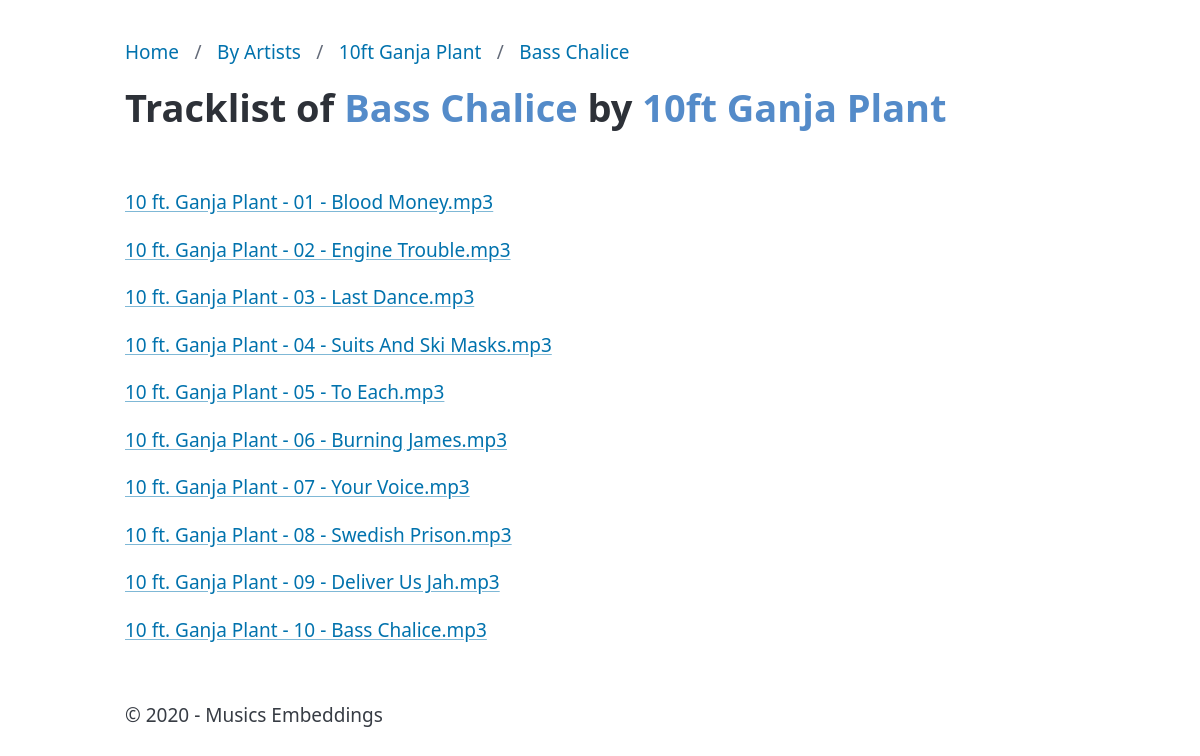
The page /artist/10ft Ganja Plant/album/Bass Chalice on the database its author committed.
### tables this page shows
CREATE TABLE songs(
                    id INTEGER PRIMARY KEY,
                    filename TEXT NOT NULL,
                    filepath TEXT NOT NULL,
                    album_folder TEXT NOT NULL,
                    artist_folder TEXT NOT NULL,
                    filesize REAL NOT NULL,
                    title TEXT NOT NULL,
                    artist TEXT NOT NULL,
                    album TEXT NOT NULL,
                    year INTEGER,
                    tracknumber INTEGER,
                    genre TEXT,
                    top_5_genres TEXT
                );

### app.py (the view)
@app.route("/artist/<string:artist_name>/album/<string:album_name>")
def album_tracklist(artist_name, album_name):
    tracklist = db.list_album_tracks(artist_name, album_name)
    return render_template(
        "tracklist.html",
        tracklist=tracklist,
        artist_name=artist_name,
        album_name=album_name,
    )

### models.py (called while the page is built)
    def fetchall(self, query: str, params: Tuple = ()) -> Optional[List[Tuple]]:
        try:
            with self.conn:
                return self.conn.execute(query, params).fetchall()
        except sqlite3.Error as e:
            logging.error(f"An error occurred: {e}")
            return None

    def list_album_tracks(self, artist: str, album: str):
        query = "SELECT * FROM songs WHERE artist = ? AND album = ? ORDER BY tracknumber ASC"
        results = [row for row in self.fetchall(query, (artist, album))]
        if not results:
            query = "SELECT * FROM songs WHERE album = ? ORDER BY tracknumber ASC"
            results = [row for row in self.fetchall(query, (album,))]
        return results

### templates/tracklist.html
{% extends "base.html" %}
{% block content %}
<header class="container">
  <nav aria-label="breadcrumb" style="--pico-nav-breadcrumb-divider: '/';">
      <ul>
        <li><a href="/">Home</a></li>
          <li><a href="/artists">By Artists</a></li>
          <li><a href="{{ url_for('list_artist_albums', artist_name=artist_name) }}">{{ artist_name }}</a></li>
          <li><a href="{{ url_for('album_tracklist', artist_name=artist_name, album_name=album_name) }}">{{ album_name }}</a></li>
      </ul>
    </nav>
</header>
<div class="container">
  <h1 style="margin-bottom: 60px">Tracklist of <span style="color: rgb(84, 139, 201);">{{ album_name }}</span> by <span style="color: rgb(84, 139, 201);">{{ artist_name }}</span></h1>
  {% for track in tracklist %}
  <div>
    <p><a href="{{ url_for('similar_songs', full_path=track[2]) }}">{{ track[1] }}</a></p>
  </div>
  {% endfor %}
</div>
{% endblock %}

### rows shown on the page
songs: filename "10 ft. Ganja Plant - 01 - Blood Money.mp3"
songs: filename "10 ft. Ganja Plant - 02 - Engine Trouble.mp3"
songs: filename "10 ft. Ganja Plant - 03 - Last Dance.mp3"
songs: filename "10 ft. Ganja Plant - 04 - Suits And Ski Masks.mp3"
songs: filename "10 ft. Ganja Plant - 05 - To Each.mp3"
songs: filename "10 ft. Ganja Plant - 06 - Burning James.mp3"
songs: filename "10 ft. Ganja Plant - 07 - Your Voice.mp3"
songs: filename "10 ft. Ganja Plant - 08 - Swedish Prison.mp3"
songs: filename "10 ft. Ganja Plant - 09 - Deliver Us Jah.mp3"
songs: filename "10 ft. Ganja Plant - 10 - Bass Chalice.mp3"

### other values the page prints
{{ artist_name }} "10ft Ganja Plant"
{{ album_name }} "Bass Chalice"
